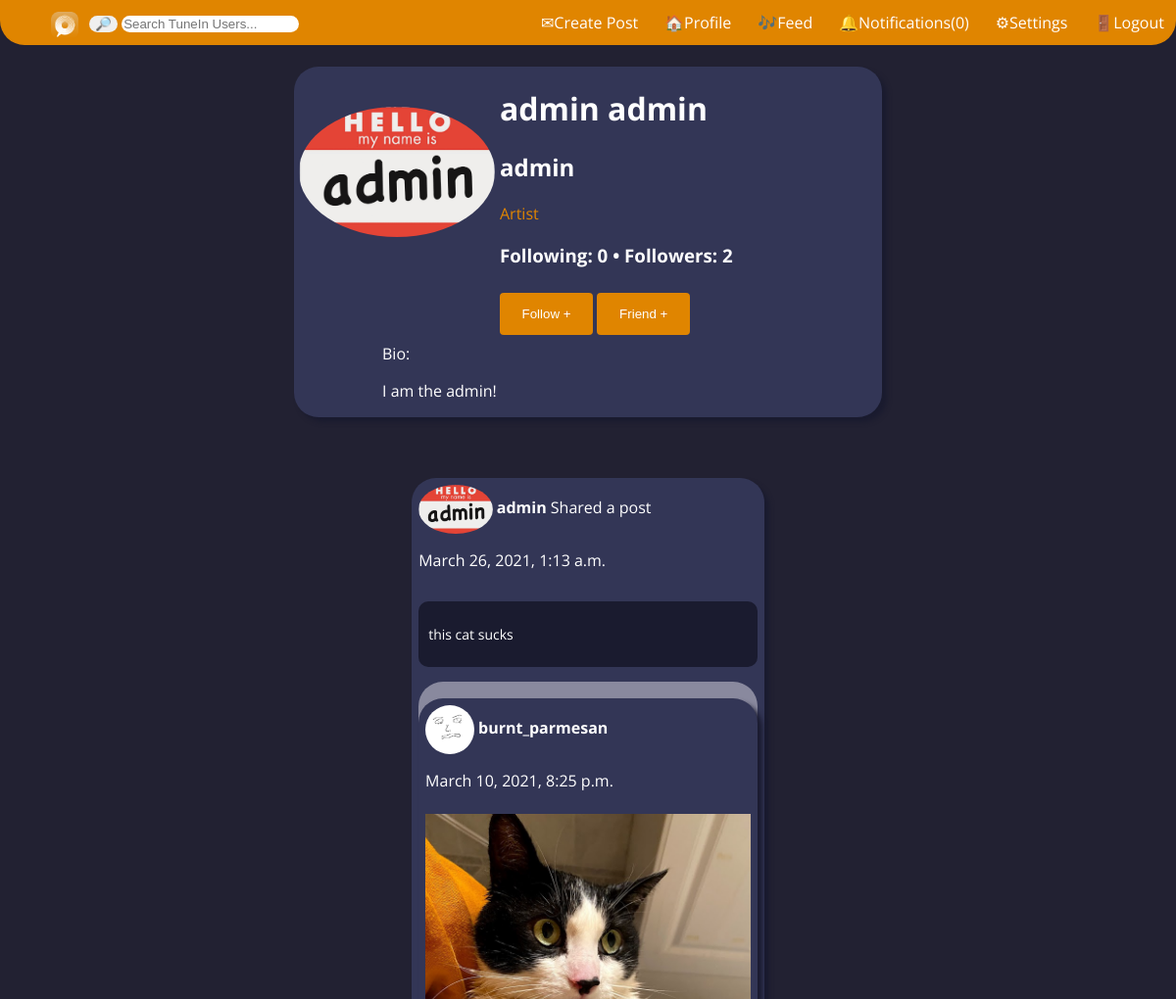
Before: /user_profile/?username=admin (signed in, upper part) with the older database file.
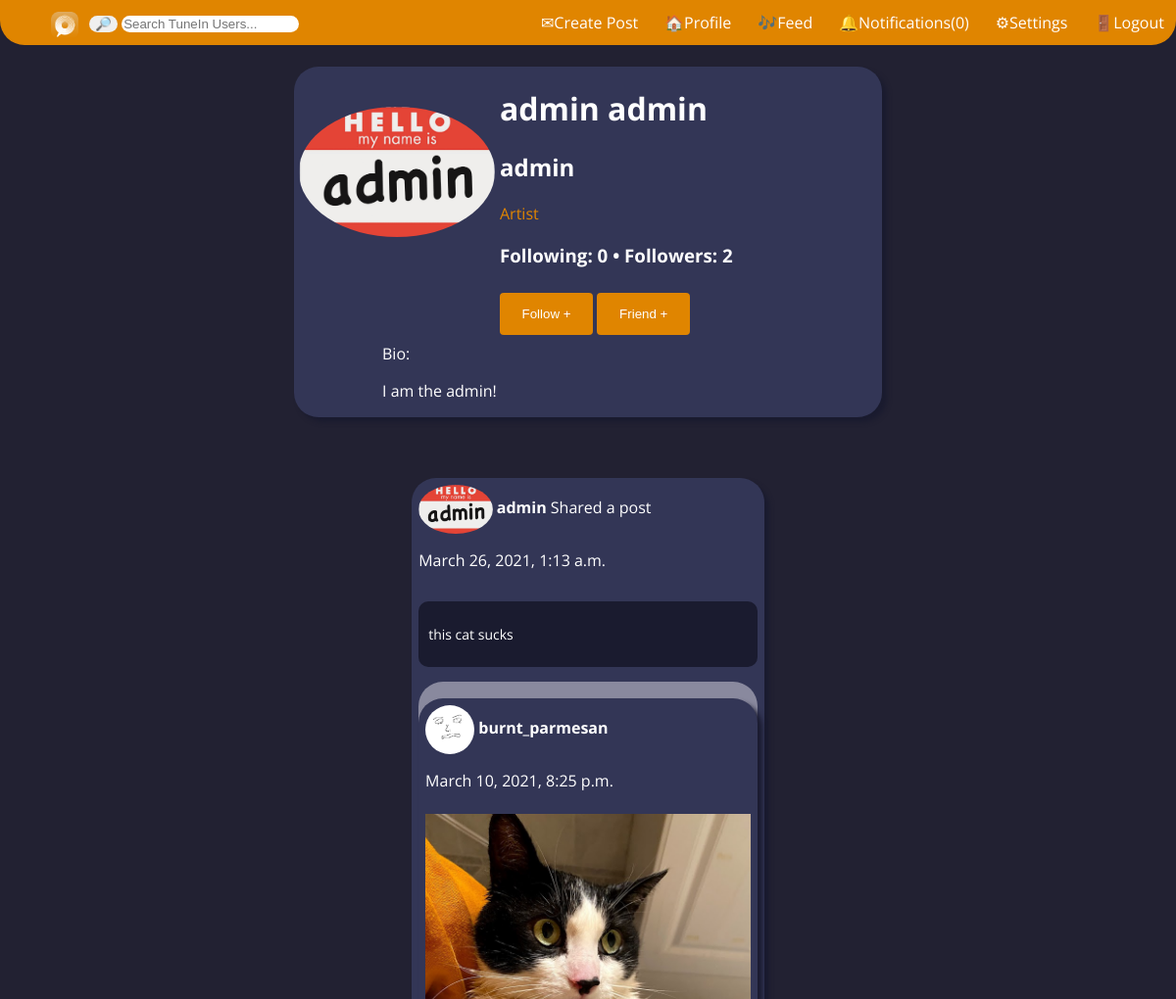
After: the same page with the newer database file.
### news/models.py (models this page shows, shortened)
class SharedPost(models.Model):
    originPost = models.ForeignKey(Post, on_delete=models.CASCADE,null=True)
    user = models.ForeignKey(User, on_delete=models.CASCADE)
    date_posted = models.DateTimeField(default=timezone.now)
    description = models.CharField(max_length=255, blank=True)
    def get_date(self):
        return self.date_posted

class Post(models.Model):
    description = models.CharField(max_length=255, blank=True)
    pic = models.ImageField(upload_to='static/media/postPictures', blank=True, null=True)
    choose_file = models.FileField(upload_to='static/media/mediaFiles', validators=[validate_file_extension], blank=True, null=True)
    date_posted = models.DateTimeField(default=timezone.now)
    user_name = models.ForeignKey(User, on_delete=models.CASCADE)
    tags = models.CharField(max_length=100, blank=True)
    def __str__(self):
        return self.description
    def get_date(self):
        return self.date_posted

### user_profile/models.py (models this page shows, shortened)
class Profile(models.Model):
    user = models.OneToOneField(User, on_delete=models.CASCADE)
    User._meta.get_field('email')._unique = True
    first_name = models.CharField(max_length=20,default="")
    last_name = models.CharField(max_length=20,default="")
    bio = models.CharField(max_length=500,default="n/a")
    photo = models.ImageField(upload_to='static/media/profilePictures')

### user_profile/views.py (the view)
# urls.py: path('', views.index, name='user_profile')
def index(request):
    if request.user.is_authenticated:
        followers = 0
        friends = 0
        posts = {}
        try:
            sample_user = User.objects.get(username= request.GET.get('username'))
            artist = sample_user.groups.filter(name='artists').exists()
            if artist:
                followers = Following.objects.filter(user= sample_user).count()
                posts = Post.objects.filter(user_name__username =request.GET.get('username'))
                posts = posts.order_by('-date_posted')
                for post in posts:
                    print(post)
            sharedPosts = SharedPost.objects.filter(user=sample_user)
            if sharedPosts:
                sharedPosts = sharedPosts.order_by('-date_posted')
                l_posts = list(posts)
                l_shared = list(sharedPosts)
                l_posts.extend(l_shared)
                print(l_posts)
                all_posts = sorted(l_posts,key=lambda x: x.get_date(),reverse=True)
                print(all_posts)
                posts = all_posts
            following = Following.objects.filter(follower= sample_user).count()
            con = {'user': sample_user,
            'artist': artist,
            'posts':posts,
            'followers': followers,
            'following': following,
            'otherUser':True}
        except User.DoesNotExist:
            print("USER NOT FOUND, SHOWING LOGGED IN PROFILE")
            sample_user = request.user
            followers = 0
            friends = 0
            artist = sample_user.groups.filter(name='artists').exists()
            if artist:
                followers = Following.objects.filter(user= request.user).count()
                posts = Post.objects.filter(user_name__username =request.user.username)
                posts = posts.order_by('-date_posted')
                for post in posts:
                    print(post)
            sharedPosts = SharedPost.objects.filter(user=sample_user)
            if sharedPosts:
                sharedPosts = sharedPosts.order_by('-date_posted')
                l_posts = list(posts)
                l_shared = list(sharedPosts)
                l_posts.extend(l_shared)
                print(l_posts)
                all_posts = sorted(l_posts,key=lambda x: x.get_date(),reverse=True)
                print(all_posts)
                posts = all_posts
            following = Following.objects.filter(follower= request.user).count()
            con = {'user': sample_user,
            'artist': artist,
            'posts':posts,
            'followers': followers,
            'following': following,
            'otherUser':False}
        template = loader.get_template('user_profile/index.html')
        return HttpResponse(template.render(con))
    else:
        return  HttpResponseRedirect('/')

### templates/user_profile/index.html (shortened to what this page needs)
{% extends 'base.html' %}
{% load static %}
{% block content %}
<br>
<link href="{% static 'user_profile/index.css' %}" rel="stylesheet">
<link rel="stylesheet" href="{% static 'css/news.css' %}">
<div class="gridLayout">
    <div class="leftBorder"></div>
    <div class="middle">
        <div class="topInfo">
            {% if user %}
            <div class="c_icon"><img class="icon" src="{{user.profile.photo.url }}"></div>
            <div class="names">
                <h1 id="name">{{user.profile.first_name}} {{user.profile.last_name}}</h1>
                <h2 id="username">{{user.username}}</h2><span class="account_type">{% if artist%}Artist{%else%}Fan{%endif%}</span>
                <h3>Following: <span id="following"> {{user.profile.following}} </span>
                    {% if artist %}
                    • Followers: <span id="followers"> NAN </span></h3>
                {% endif %}
                {%if otherUser%}
                {%if artist%}
                <button class='button' id='followButton' onclick="follow('{{user.username}}')" type="button">Follow +
                </button>
                {%endif%}
                <button class='button' id='friendButton' onclick="friend('{{user.username}}')" type="button">Friend +
                </button>
                {%endif%}
            </div>
            <br>
            <div class="bio">
                Bio:
                <p id="bio">{{user.profile.bio}}</p>
            </div>
            {% else %}
            User not found?
            Make sure the username in the url matches who you're looking for!
            {% endif %}
        </div>
        <br>
        <br>
        <div class="posts">
            {% if user %}
            {% if artist %}
            {% for post in posts %}
            {% if post.originPost %}
<div class="post" id="{{post.id}}">
    <div class="post_header">
        <img class ="post_icon" src="{{post.user.profile.photo.url }}">
        <a class="post_username" href="{% url 'user_profile' %}?username={{post.user}}">{{post.user}}</a> Shared a post
        <p id="date">{{post.date_posted}}</p>
    </div>
    <div class="post_text">
        <p>
               {{post.description}}
        </p>
    </div>
    <div class="post_content">
    <div class="post" id="{{post.originPost.id}}">
        <div class="post_header">
            <img class ="post_icon" src="{{post.originPost.user_name.profile.photo.url }}">
            <a class="post_username" href="{% url 'user_profile' %}?username={{post.originPost.user_name}}">{{post.originPost.user_name}}</a>
            <p id="date">{{post.originPost.date_posted}}</p>
        </div>
        <div class="post_content">
            {% if post.originPost.pic %}
                        <img class="" src="{{post.originPost.pic.url}}">
                    {% endif %}
        </div>
    </div>
    </div>
</div>
            {%endif%}
            {% endfor %}
            {% endif %}
            {% endif %}
        </div>
    </div>
    <div class="rightBorder"></div>
</div>
{% endblock %}

Changed rows visible on the page:
changed through a linked row, SharedPost "this cat sucks": originPost.user_name.profile.photo: a different picture
